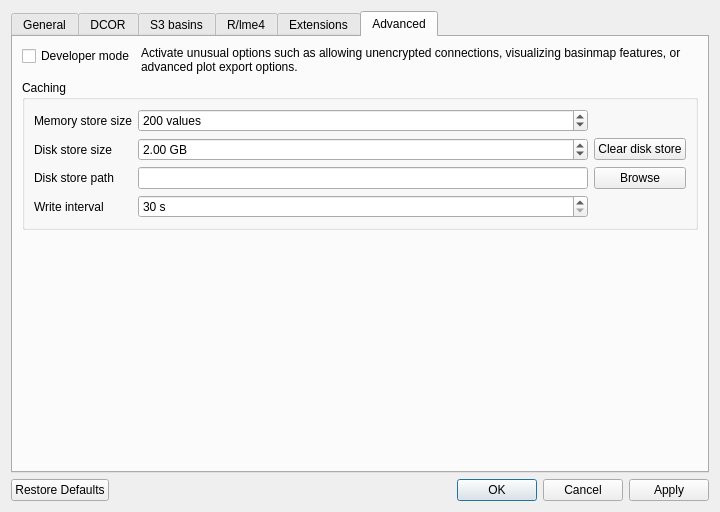
<?xml version="1.0" encoding="UTF-8"?>
<ui version="4.0">
 <class>Dialog</class>
 <widget class="QDialog" name="Dialog">
  <property name="geometry">
   <rect>
    <x>0</x>
    <y>0</y>
    <width>720</width>
    <height>512</height>
   </rect>
  </property>
  <property name="windowTitle">
   <string>Preferences</string>
  </property>
  <property name="windowIcon">
   <iconset theme="gtk-preferences">
    <normaloff>../../../../.designer/backup</normaloff>../../../../.designer/backup</iconset>
  </property>
  <layout class="QVBoxLayout" name="verticalLayout">
   <item>
    <widget class="QTabWidget" name="tabWidget">
     <property name="currentIndex">
      <number>5</number>
     </property>
     <widget class="QWidget" name="tab_general">
      <attribute name="title">
       <string>General</string>
      </attribute>
      <layout class="QVBoxLayout" name="verticalLayout_3">
       <item>
        <widget class="QCheckBox" name="general_check_for_updates">
         <property name="text">
          <string>Check for updates on startup</string>
         </property>
        </widget>
       </item>
       <item>
        <layout class="QHBoxLayout" name="horizontalLayout_6">
         <item>
          <widget class="QLabel" name="label_11">
           <property name="text">
            <string>Block Matrix Dataslot tile width</string>
           </property>
          </widget>
         </item>
         <item>
          <widget class="QSpinBox" name="spinBox_slot_widget_width">
           <property name="suffix">
            <string> pt</string>
           </property>
           <property name="minimum">
            <number>65</number>
           </property>
           <property name="maximum">
            <number>500</number>
           </property>
           <property name="singleStep">
            <number>5</number>
           </property>
           <property name="value">
            <number>65</number>
           </property>
          </widget>
         </item>
         <item>
          <spacer name="horizontalSpacer_2">
           <property name="orientation">
            <enum>Qt::Orientation::Horizontal</enum>
           </property>
           <property name="sizeHint" stdset="0">
            <size>
             <width>0</width>
             <height>20</height>
            </size>
           </property>
          </spacer>
         </item>
        </layout>
       </item>
       <item>
        <spacer name="verticalSpacer_2">
         <property name="orientation">
          <enum>Qt::Orientation::Vertical</enum>
         </property>
         <property name="sizeHint" stdset="0">
          <size>
           <width>20</width>
           <height>40</height>
          </size>
         </property>
        </spacer>
       </item>
      </layout>
     </widget>
     <widget class="QWidget" name="tab_dcor">
      <attribute name="title">
       <string>DCOR</string>
      </attribute>
      <layout class="QVBoxLayout" name="verticalLayout_4">
       <item>
        <layout class="QFormLayout" name="formLayout_2">
         <item row="0" column="0">
          <widget class="QLabel" name="label_2">
           <property name="text">
            <string>Server</string>
           </property>
          </widget>
         </item>
         <item row="0" column="1">
          <widget class="QComboBox" name="dcor_servers">
           <property name="editable">
            <bool>true</bool>
           </property>
           <item>
            <property name="text">
             <string>dcor.mpl.mpg.de</string>
            </property>
           </item>
          </widget>
         </item>
         <item row="1" column="0">
          <widget class="QLabel" name="label_3">
           <property name="text">
            <string>API Key</string>
           </property>
          </widget>
         </item>
         <item row="1" column="1">
          <widget class="QLineEdit" name="dcor_api_key">
           <property name="text">
            <string/>
           </property>
           <property name="echoMode">
            <enum>QLineEdit::EchoMode::Password</enum>
           </property>
           <property name="placeholderText">
            <string>optional (to access private data)</string>
           </property>
          </widget>
         </item>
        </layout>
       </item>
       <item>
        <widget class="QCheckBox" name="dcor_use_ssl">
         <property name="text">
          <string>use SSL</string>
         </property>
         <property name="checked">
          <bool>true</bool>
         </property>
        </widget>
       </item>
       <item>
        <layout class="QHBoxLayout" name="horizontalLayout_2">
         <item>
          <widget class="QPushButton" name="pushButton_enc_token">
           <property name="sizePolicy">
            <sizepolicy hsizetype="Preferred" vsizetype="Fixed">
             <horstretch>0</horstretch>
             <verstretch>0</verstretch>
            </sizepolicy>
           </property>
           <property name="text">
            <string>Load an encrypted DCOR access token...</string>
           </property>
          </widget>
         </item>
         <item>
          <widget class="QLabel" name="label_6">
           <property name="text">
            <string>&lt;html&gt;&lt;head/&gt;&lt;body&gt;&lt;p&gt;&lt;a href=&quot;https://dc.readthedocs.io/en/latest/sec_self_hosting/operations.html#creating-an-encrypted-access-token&quot;&gt;&lt;span style=&quot; text-decoration: underline; color:#0000ff;&quot;&gt;What are encrypted tokens?&lt;/span&gt;&lt;/a&gt;&lt;/p&gt;&lt;/body&gt;&lt;/html&gt;</string>
           </property>
          </widget>
         </item>
        </layout>
       </item>
       <item>
        <spacer name="verticalSpacer_3">
         <property name="orientation">
          <enum>Qt::Orientation::Vertical</enum>
         </property>
         <property name="sizeHint" stdset="0">
          <size>
           <width>20</width>
           <height>40</height>
          </size>
         </property>
        </spacer>
       </item>
      </layout>
     </widget>
     <widget class="QWidget" name="tab_s3">
      <attribute name="title">
       <string>S3 basins</string>
      </attribute>
      <layout class="QVBoxLayout" name="verticalLayout_9">
       <item>
        <widget class="QLabel" name="label_10">
         <property name="maximumSize">
          <size>
           <width>500</width>
           <height>16777215</height>
          </size>
         </property>
         <property name="text">
          <string>If you are working with DC datasets that have basins in an S3 object store, you can specify the corresponding access credentials here. Please restart DCscope for the settings to take effect.</string>
         </property>
         <property name="wordWrap">
          <bool>true</bool>
         </property>
        </widget>
       </item>
       <item>
        <layout class="QFormLayout" name="formLayout_3">
         <item row="0" column="0">
          <widget class="QLabel" name="label_7">
           <property name="text">
            <string>Endpoint URL</string>
           </property>
          </widget>
         </item>
         <item row="0" column="1">
          <widget class="QLineEdit" name="lineEdit_s3_endpoint_url">
           <property name="toolTip">
            <string>This is the endpoint URL that boto3 will attempt to connect to</string>
           </property>
           <property name="placeholderText">
            <string>e.g. https://objectstore.hpccloud.mpcdf.mpg.de</string>
           </property>
          </widget>
         </item>
         <item row="1" column="0">
          <widget class="QLabel" name="label_8">
           <property name="text">
            <string>Access Key ID</string>
           </property>
          </widget>
         </item>
         <item row="1" column="1">
          <widget class="QLineEdit" name="lineEdit_s3_access_key_id">
           <property name="toolTip">
            <string>This is the access key for accessing .rtdc resources on S3</string>
           </property>
           <property name="placeholderText">
            <string>e.g. 1ad3afa49c7241bac142ed4108343ea</string>
           </property>
          </widget>
         </item>
         <item row="2" column="0">
          <widget class="QLabel" name="label_9">
           <property name="text">
            <string>Secret Acces Key</string>
           </property>
          </widget>
         </item>
         <item row="2" column="1">
          <widget class="QLineEdit" name="lineEdit_s3_secret_access_key">
           <property name="toolTip">
            <string>This is the secret access key matching the Access Key ID</string>
           </property>
           <property name="echoMode">
            <enum>QLineEdit::EchoMode::Password</enum>
           </property>
           <property name="placeholderText">
            <string>e.g. a3a4862a92643be730c946d267015e20</string>
           </property>
          </widget>
         </item>
        </layout>
       </item>
       <item>
        <spacer name="verticalSpacer_5">
         <property name="orientation">
          <enum>Qt::Orientation::Vertical</enum>
         </property>
         <property name="sizeHint" stdset="0">
          <size>
           <width>20</width>
           <height>281</height>
          </size>
         </property>
        </spacer>
       </item>
      </layout>
     </widget>
     <widget class="QWidget" name="tab_r">
      <attribute name="title">
       <string>R/lme4</string>
      </attribute>
      <layout class="QVBoxLayout" name="verticalLayout_5">
       <item>
        <layout class="QFormLayout" name="formLayout">
         <item row="0" column="0">
          <widget class="QLabel" name="label">
           <property name="text">
            <string>R executable</string>
           </property>
          </widget>
         </item>
         <item row="0" column="1">
          <layout class="QHBoxLayout" name="horizontalLayout_4">
           <item>
            <widget class="QLineEdit" name="lme4_rpath"/>
           </item>
           <item>
            <widget class="QPushButton" name="pushButton_lme4_search">
             <property name="text">
              <string>Search manually...</string>
             </property>
            </widget>
           </item>
          </layout>
         </item>
         <item row="1" column="0">
          <widget class="QLabel" name="label_5">
           <property name="text">
            <string>R version</string>
           </property>
          </widget>
         </item>
         <item row="1" column="1">
          <widget class="QLabel" name="label_r_version">
           <property name="text">
            <string>R version</string>
           </property>
          </widget>
         </item>
         <item row="2" column="0">
          <widget class="QLabel" name="label_4">
           <property name="text">
            <string>lme4 package</string>
           </property>
          </widget>
         </item>
         <item row="2" column="1">
          <layout class="QHBoxLayout" name="horizontalLayout_5">
           <item>
            <widget class="QLabel" name="label_lme4_installed">
             <property name="text">
              <string>installed / not installed</string>
             </property>
            </widget>
           </item>
           <item>
            <widget class="QPushButton" name="pushButton_lme4_install">
             <property name="text">
              <string>Install...</string>
             </property>
            </widget>
           </item>
          </layout>
         </item>
        </layout>
       </item>
       <item>
        <spacer name="verticalSpacer_4">
         <property name="orientation">
          <enum>Qt::Orientation::Vertical</enum>
         </property>
         <property name="sizeHint" stdset="0">
          <size>
           <width>20</width>
           <height>40</height>
          </size>
         </property>
        </spacer>
       </item>
      </layout>
     </widget>
     <widget class="QWidget" name="tab_extensions">
      <attribute name="title">
       <string>Extensions</string>
      </attribute>
      <layout class="QHBoxLayout" name="horizontalLayout">
       <item>
        <widget class="QListWidget" name="listWidget_ext">
         <property name="sizeAdjustPolicy">
          <enum>QAbstractScrollArea::SizeAdjustPolicy::AdjustIgnored</enum>
         </property>
         <property name="showDropIndicator" stdset="0">
          <bool>false</bool>
         </property>
         <property name="alternatingRowColors">
          <bool>true</bool>
         </property>
         <property name="selectionMode">
          <enum>QAbstractItemView::SelectionMode::NoSelection</enum>
         </property>
         <property name="selectionBehavior">
          <enum>QAbstractItemView::SelectionBehavior::SelectItems</enum>
         </property>
        </widget>
       </item>
       <item>
        <layout class="QVBoxLayout" name="verticalLayout_6">
         <property name="spacing">
          <number>3</number>
         </property>
         <item>
          <widget class="QPushButton" name="pushButton_ext_load">
           <property name="text">
            <string>Add extension...</string>
           </property>
          </widget>
         </item>
         <item>
          <widget class="Line" name="line">
           <property name="orientation">
            <enum>Qt::Orientation::Vertical</enum>
           </property>
          </widget>
         </item>
         <item>
          <widget class="QWidget" name="widget_ext_controls" native="true">
           <layout class="QVBoxLayout" name="verticalLayout_8" stretch="0,10000,0">
            <property name="leftMargin">
             <number>0</number>
            </property>
            <property name="topMargin">
             <number>0</number>
            </property>
            <property name="rightMargin">
             <number>0</number>
            </property>
            <property name="bottomMargin">
             <number>0</number>
            </property>
            <item>
             <widget class="QLabel" name="label_ext_name">
              <property name="text">
               <string>TextLabel</string>
              </property>
              <property name="textFormat">
               <enum>Qt::TextFormat::PlainText</enum>
              </property>
              <property name="wordWrap">
               <bool>true</bool>
              </property>
             </widget>
            </item>
            <item>
             <widget class="QScrollArea" name="scrollArea">
              <property name="maximumSize">
               <size>
                <width>16777215</width>
                <height>16777215</height>
               </size>
              </property>
              <property name="widgetResizable">
               <bool>true</bool>
              </property>
              <widget class="QWidget" name="scrollAreaWidgetContents">
               <property name="geometry">
                <rect>
                 <x>0</x>
                 <y>0</y>
                 <width>333</width>
                 <height>318</height>
                </rect>
               </property>
               <layout class="QVBoxLayout" name="verticalLayout_7">
                <item>
                 <widget class="QLabel" name="label_ext_description">
                  <property name="sizePolicy">
                   <sizepolicy hsizetype="Preferred" vsizetype="Expanding">
                    <horstretch>0</horstretch>
                    <verstretch>0</verstretch>
                   </sizepolicy>
                  </property>
                  <property name="text">
                   <string>&lt;html&gt;&lt;head/&gt;&lt;body&gt;&lt;p&gt;Description that may span multiple lines in this scrolling panel.&lt;br/&gt;&lt;/p&gt;&lt;/body&gt;&lt;/html&gt;</string>
                  </property>
                  <property name="wordWrap">
                   <bool>true</bool>
                  </property>
                 </widget>
                </item>
               </layout>
              </widget>
             </widget>
            </item>
            <item>
             <layout class="QHBoxLayout" name="horizontalLayout_3">
              <item>
               <widget class="QCheckBox" name="checkBox_ext_enabled">
                <property name="text">
                 <string>enabled</string>
                </property>
               </widget>
              </item>
              <item>
               <spacer name="horizontalSpacer">
                <property name="orientation">
                 <enum>Qt::Orientation::Vertical</enum>
                </property>
                <property name="sizeHint" stdset="0">
                 <size>
                  <width>40</width>
                  <height>20</height>
                 </size>
                </property>
               </spacer>
              </item>
              <item>
               <widget class="QPushButton" name="pushButton_ext_remove">
                <property name="text">
                 <string>Remove</string>
                </property>
               </widget>
              </item>
             </layout>
            </item>
           </layout>
          </widget>
         </item>
        </layout>
       </item>
      </layout>
     </widget>
     <widget class="QWidget" name="tab_advanced">
      <attribute name="title">
       <string>Advanced</string>
      </attribute>
      <layout class="QVBoxLayout" name="verticalLayout_2">
       <item>
        <layout class="QHBoxLayout" name="horizontalLayout_7" stretch="0,1">
         <item alignment="Qt::AlignmentFlag::AlignLeft|Qt::AlignmentFlag::AlignTop">
          <widget class="QCheckBox" name="advanced_developer_mode">
           <property name="text">
            <string>Developer mode</string>
           </property>
          </widget>
         </item>
         <item>
          <widget class="QLabel" name="label_14">
           <property name="text">
            <string>Activate unusual options such as allowing unencrypted connections, visualizing basinmap features, or advanced plot export options.</string>
           </property>
           <property name="wordWrap">
            <bool>true</bool>
           </property>
          </widget>
         </item>
        </layout>
       </item>
       <item>
        <widget class="QGroupBox" name="groupBox">
         <property name="title">
          <string>Caching</string>
         </property>
         <layout class="QGridLayout" name="gridLayout_2">
          <item row="0" column="0">
           <widget class="QLabel" name="label_12">
            <property name="text">
             <string>Memory store size</string>
            </property>
           </widget>
          </item>
          <item row="0" column="1">
           <widget class="QSpinBox" name="spinBox_cache_mem_num">
            <property name="sizePolicy">
             <sizepolicy hsizetype="Preferred" vsizetype="Fixed">
              <horstretch>0</horstretch>
              <verstretch>0</verstretch>
             </sizepolicy>
            </property>
            <property name="toolTip">
             <string>Number of function call return values to keep in RAM</string>
            </property>
            <property name="suffix">
             <string> values</string>
            </property>
            <property name="minimum">
             <number>0</number>
            </property>
            <property name="maximum">
             <number>5000</number>
            </property>
            <property name="singleStep">
             <number>100</number>
            </property>
            <property name="value">
             <number>200</number>
            </property>
           </widget>
          </item>
          <item row="1" column="0">
           <widget class="QLabel" name="label_13">
            <property name="text">
             <string>Disk store size</string>
            </property>
           </widget>
          </item>
          <item row="1" column="1">
           <widget class="QDoubleSpinBox" name="doubleSpinBox_cache_disk_size">
            <property name="toolTip">
             <string>Approximate disk space allocated to DCscope for caching function call return values persistently</string>
            </property>
            <property name="suffix">
             <string> GB</string>
            </property>
            <property name="maximum">
             <double>1000.000000000000000</double>
            </property>
            <property name="value">
             <double>2.000000000000000</double>
            </property>
           </widget>
          </item>
          <item row="2" column="2">
           <widget class="QPushButton" name="pushButton_cache_disk_browse">
            <property name="text">
             <string>Browse</string>
            </property>
           </widget>
          </item>
          <item row="2" column="1">
           <widget class="QLineEdit" name="lineEdit_cache_path">
            <property name="readOnly">
             <bool>true</bool>
            </property>
           </widget>
          </item>
          <item row="2" column="0">
           <widget class="QLabel" name="label_15">
            <property name="text">
             <string>Disk store path</string>
            </property>
           </widget>
          </item>
          <item row="1" column="2">
           <widget class="QPushButton" name="pushButton_cache_disk_clear">
            <property name="text">
             <string>Clear disk store</string>
            </property>
           </widget>
          </item>
          <item row="3" column="0">
           <widget class="QLabel" name="label_16">
            <property name="text">
             <string>Write interval</string>
            </property>
           </widget>
          </item>
          <item row="3" column="1">
           <widget class="QSpinBox" name="spinBox_cache_interval">
            <property name="toolTip">
             <string>Time between disk store write operations</string>
            </property>
            <property name="suffix">
             <string> s</string>
            </property>
            <property name="minimum">
             <number>30</number>
            </property>
            <property name="maximum">
             <number>600</number>
            </property>
           </widget>
          </item>
         </layout>
        </widget>
       </item>
       <item>
        <spacer name="verticalSpacer">
         <property name="orientation">
          <enum>Qt::Orientation::Vertical</enum>
         </property>
         <property name="sizeHint" stdset="0">
          <size>
           <width>20</width>
           <height>40</height>
          </size>
         </property>
        </spacer>
       </item>
      </layout>
     </widget>
    </widget>
   </item>
   <item>
    <widget class="QDialogButtonBox" name="buttonBox">
     <property name="standardButtons">
      <set>QDialogButtonBox::StandardButton::Apply|QDialogButtonBox::StandardButton::Cancel|QDialogButtonBox::StandardButton::Ok|QDialogButtonBox::StandardButton::RestoreDefaults</set>
     </property>
     <property name="centerButtons">
      <bool>false</bool>
     </property>
    </widget>
   </item>
  </layout>
 </widget>
 <resources/>
 <connections>
  <connection>
   <sender>buttonBox</sender>
   <signal>accepted()</signal>
   <receiver>Dialog</receiver>
   <slot>accept()</slot>
   <hints>
    <hint type="sourcelabel">
     <x>227</x>
     <y>393</y>
    </hint>
    <hint type="destinationlabel">
     <x>157</x>
     <y>274</y>
    </hint>
   </hints>
  </connection>
  <connection>
   <sender>buttonBox</sender>
   <signal>rejected()</signal>
   <receiver>Dialog</receiver>
   <slot>reject()</slot>
   <hints>
    <hint type="sourcelabel">
     <x>295</x>
     <y>399</y>
    </hint>
    <hint type="destinationlabel">
     <x>286</x>
     <y>274</y>
    </hint>
   </hints>
  </connection>
 </connections>
</ui>
